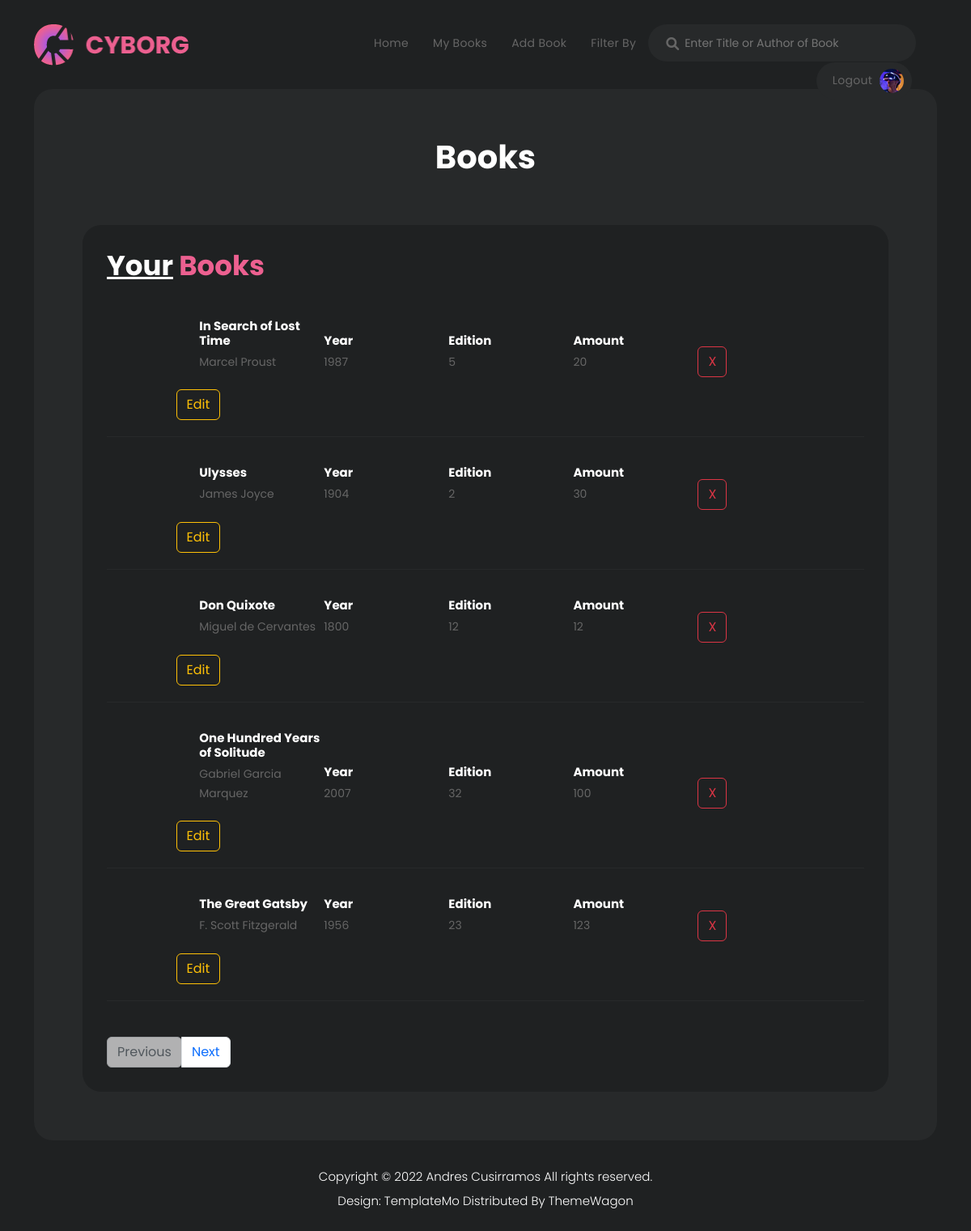
The page / (signed in) on the database as committed earlier.
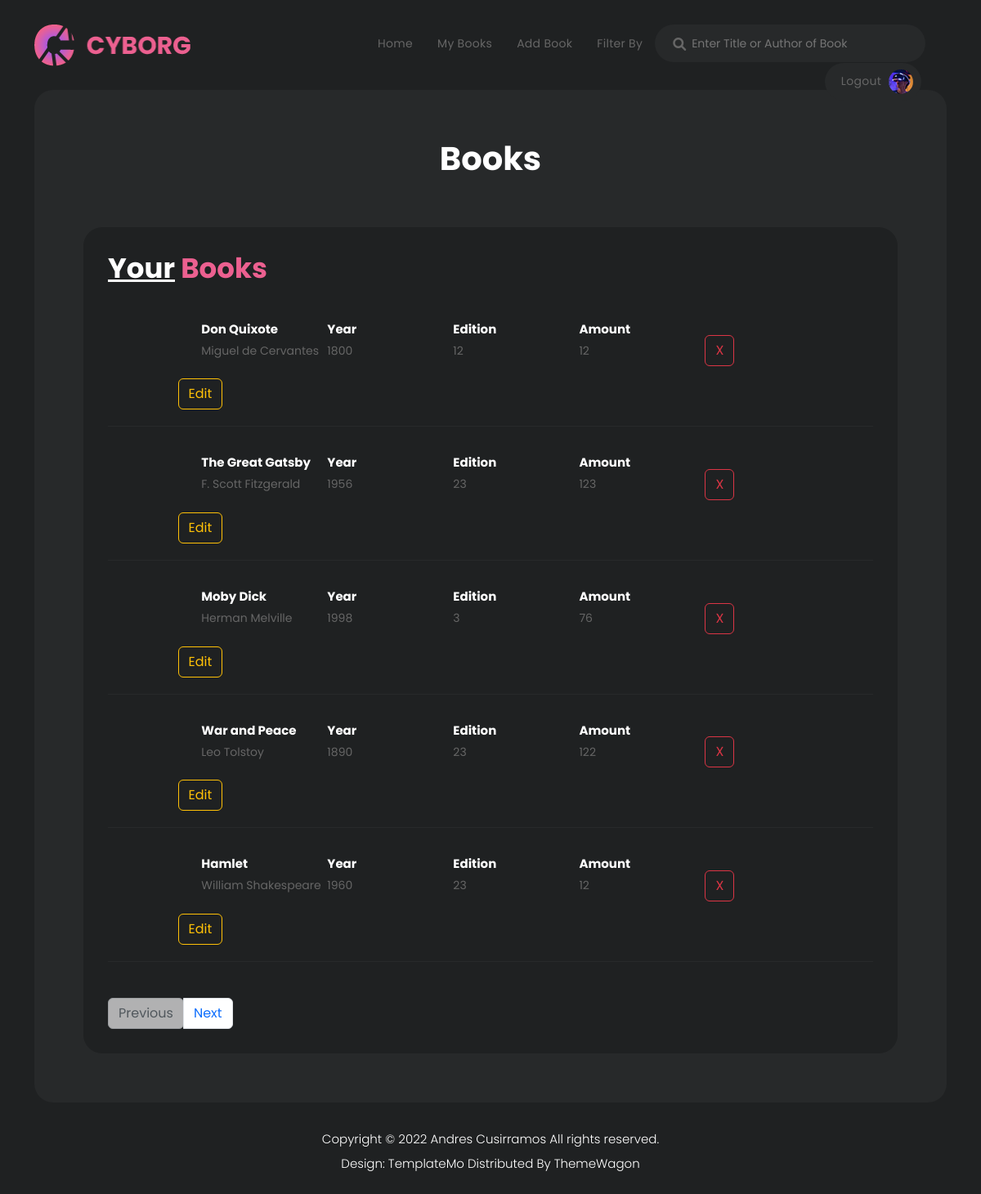
The same page on the database as committed later.
### website/models.py (models this page shows)
class Book(db.Model):
    id = db.Column(db.Integer, primary_key=True)
    title = db.Column(db.String(150))
    author = db.Column(db.String(150))
    year = db.Column(db.String(50))
    edition = db.Column(db.Integer)
    image = db.Column(db.String(500))
    amount = db.Column(db.Integer)

### website/views.py (the view)
@views.route('/', methods=['GET'], defaults={"page": 1})
@views.route('/<int:page>', methods=['GET'])
@login_required
def view(page):
    page = page
    per_page = 5
    threads = Book.query.paginate(page,per_page,error_out=False)
    return render_template("home.html", threads=threads,user=current_user )

### website/__init__.py (called while the page is built)
def create_app():
    app = Flask(__name__)
    app.config['SECRET_KEY'] = 'hjshjhdjah kjshkjdhjs'
    app.config['SQLALCHEMY_DATABASE_URI'] = f'sqlite:///{DB_NAME}'
    db.init_app(app)
    from .views import views
    from .auth import auth
    app.register_blueprint(views, url_prefix='/')
    app.register_blueprint(auth, url_prefix='/')
    from .models import User, Book
    create_database(app)
    login_manager = LoginManager()
    login_manager.login_view = 'auth.login'
    login_manager.init_app(app)
    @login_manager.user_loader
    def load_user(id):
        return User.query.get(int(id))
    return app

### website/templates/home.html (shortened to what this page needs)
{% extends "base.html" %} {% block title %}Home{% endblock %} {% block content
    %}
    <h1 align="center">Books</h1>
    <div class="gaming-library">
      <div class="col-lg-12">
        <div class="heading-section">
          <h4><em>Your</em> Books</h4>
        </div>
        {% for book in threads.items %}
        <div class="item">
          <ul>
            <li><img src="{{book.image}}" alt="" class="templatemo-item"></li>
            <li><h4>{{book.title}}</h4><span>{{book.author}}</span></li>
            <li><h4>Year</h4><span>{{book.year}}</span></li>
            <li><h4>Edition</h4><span>{{book.edition}}</span></li>
            <li><h4>Amount</h4><span>{{book.amount}}</span></li>
            <li><form action="{{url_for('views.delete', id = book.id)}}">
              <button type="submit" class="btn btn-outline-danger">X</button>
            </form></li>
            <li><form action="{{url_for('views.update', id = book.id)}}">
              <button type="submit" class="btn btn-outline-warning">Edit
              </button>
           </form></li>
          </ul>
        </div>
        {% endfor %}
    <nav aria-label="Page navigation example" style="display: inline-block; list-style-type: none;">
      <ul class="pagination">
          {% if threads.has_prev %}
            <li class="page-item"> <a class="page-link" href="{{ url_for('views.view', page=threads.prev_num) }}">Previous</a></li>
          {% else %}
            <li class="page-item"><a class="page-link btn disabled" href="#">Previous</a></li>
          {% endif %}
          {% if threads.has_next %}
            <li class="page-item"> <a class="page-link" href="{{ url_for('views.view', page=threads.next_num) }}">Next</a></li>
          {% else %}
            <li class="page-item"><a class="page-link btn disabled" href="#">Next</a></li>
          {% endif %}
      </ul>
    </nav>
  {% endblock %}

Rows that differ between the two databases and show on the page:
removed Book: title "In Search of Lost Time", author "Marcel Proust", year "1987", edition "5", amount "20"
removed Book: title "Ulysses", author "James Joyce", year "1904", edition "2", amount "30"
removed Book: title "One Hundred Years of Solitude", author "Gabriel Garcia Marquez", year "2007", edition "32", amount "100"
now on this page (row unchanged): Book: title "Moby Dick", author "Herman Melville", year "1998", edition "3", amount "76"
now on this page (row unchanged): Book: title "War and Peace", author "Leo Tolstoy", year "1890", edition "23", amount "122"
now on this page (row unchanged): Book: title "Hamlet", author "William Shakespeare", year "1960", edition "23", amount "12"
